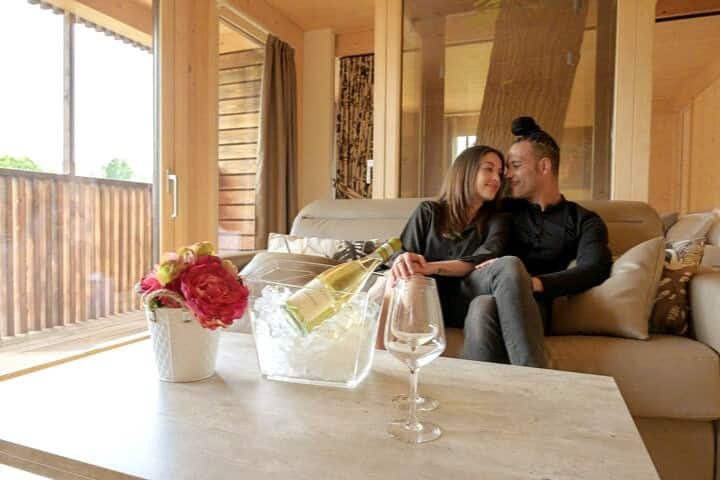
#> input picture airbnb-property-listings/images/002717f3-3d2b-44f6-aa98-bc904670883e/002717f3-3d2b-44f6-aa98-bc904670883e-c.png, 720 x 480 px; its folder holds only this picture in this run
$ python prepare_image_data.py
#> lines starting #> are read from the running program, lines starting #| are printed output that depends on the picture
import os
from PIL import Image
from pprint import pprint


def create_folder(dest_path):

    '''If the folder doesn't exist, create it

    Parameters
    ----------
    dest_path
        The path to the folder where you want to save the images.
    '''

    try:
        os.mkdir(dest_path)
    except FileExistsError:
        pass


def get_list_image_paths(images_directory):

    '''It takes a directory as an argument, and returns a list of all the paths to the images in that
    directory

    Parameters
    ----------
    images_directory
        The directory where the images are stored.

    Returns
    -------
        A list of all the paths to the images in the images directory.
    '''

    all_images_paths = []
    images_directories = os.listdir(images_directory)

    for directory in images_directories:

        directory_relaitve_path = f"{images_directory}/{directory}"
        files = os.listdir(directory_relaitve_path)

        for file in files:

            if file.endswith(".png"):
                all_images_paths.append(f"{images_directory}/{directory}/{file}")
            else:
                 pass

    return all_images_paths


def get_images_heights(image_path):

    '''It opens the image, gets the width and height, and appends the height to a list

    Parameters
    ----------
    image_path
        The path to the image you want to get the height of.

    Returns
    -------
        A list of the heights of the images in the directory.

    '''
    list_of_heights = []

    with Image.open(image_path) as im:
        width, height = im.size
        list_of_heights.append(height)

        return list_of_heights


def get_smallest_height(all_images_paths):

    '''It takes a list of image paths, and returns the height of the smallest image in the list

    Parameters
    ----------
    all_images_paths
        a list of all the images in the directory

    Returns
    -------
        The height of the smallest image in the list of images.
    '''

    image_with_smallest_height = min(all_images_paths, key=get_images_heights)

    with Image.open(image_with_smallest_height) as im:
        new_height = im.size[1]

        return new_height

def get_new_width(new_height, image_path):

    ''' Given a new height and an image path, return the new width

    Parameters
    ----------
    new_height
        The height of the image you want to resize to.
    image_path
        The path to the image you want to resize.

    Returns
    -------
        The new width of the image.
    '''

    with Image.open(image_path) as im:
        width, height = im.size
        new_width  = int(new_height * width / height)

        return new_width

def resize_images(images_directory, dest_path):

    '''It takes a directory of images, finds the smallest height of all the images, and resizes all the
    images to that height

    Parameters
    ----------
    images_directory
        The directory where the images are stored.
    dest_path
        The path to the directory where you want to save the resized images.
    '''

    all_images_paths = get_list_image_paths(images_directory)
    new_height = get_smallest_height(all_images_paths)
#> in get_images_heights, im is the input picture: PIL image 720x480 RGB; mean R, G, B 173.4, 147, 120.4
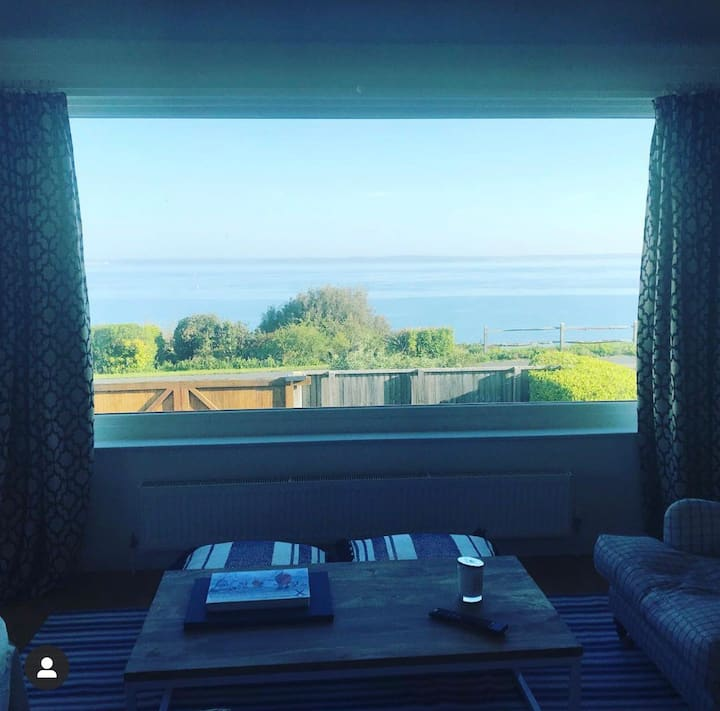
#> input picture airbnb-property-listings/images/0048ee12-e684-433c-a7a1-0fe76e2b1662/0048ee12-e684-433c-a7a1-0fe76e2b1662-e.png, 720 x 711 px
#> in get_images_heights, im is the input picture: PIL image 720x711 RGB; mean R, G, B 80.3, 111, 129.1
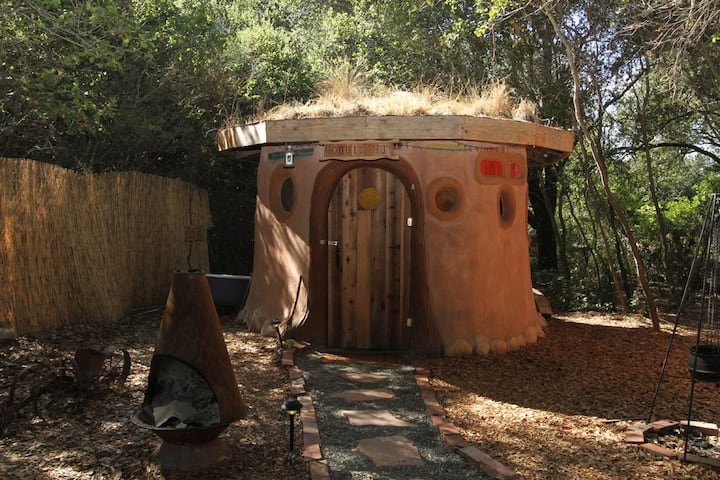
#> input picture airbnb-property-listings/images/00fbaa75-da66-4cfd-9eb3-5c6ed3dbfbe4/00fbaa75-da66-4cfd-9eb3-5c6ed3dbfbe4-a.png, 720 x 480 px
#> in get_images_heights, im is the input picture: PIL image 720x480 RGB; mean R, G, B 85, 71.2, 52.3
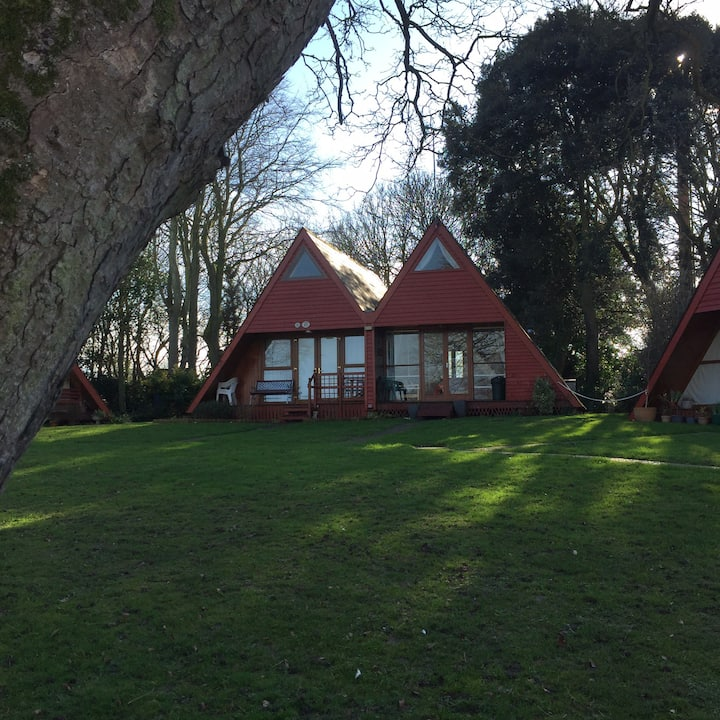
#> input picture airbnb-property-listings/images/029a766e-6a96-4865-823b-ae2957662ad9/029a766e-6a96-4865-823b-ae2957662ad9-a.png, 720 x 720 px
#> in get_images_heights, im is the input picture: PIL image 720x720 RGB; mean R, G, B 63.7, 70.9, 64
#> new_height = 480

    for image in all_images_paths:
        im = Image.open(image)

        if im.mode == "RGB":
            new_width = get_new_width(new_height, image)
#> new_width = 720
            im = im.resize((new_width, new_height))
            new_path = os.path.normpath(image)
            new_path = new_path.split(os.sep)[-1]
            print(new_path)
#| 002717f3-3d2b-44f6-aa98-bc904670883e-c.png
            im.save(f"{dest_path}/{new_path}")
        else:
            pass


if __name__ == "__main__":
    create_folder("airbnb-property-listings/processed_images")
    resize_images("airbnb-property-listings/images", "airbnb-property-listings/processed_images")
